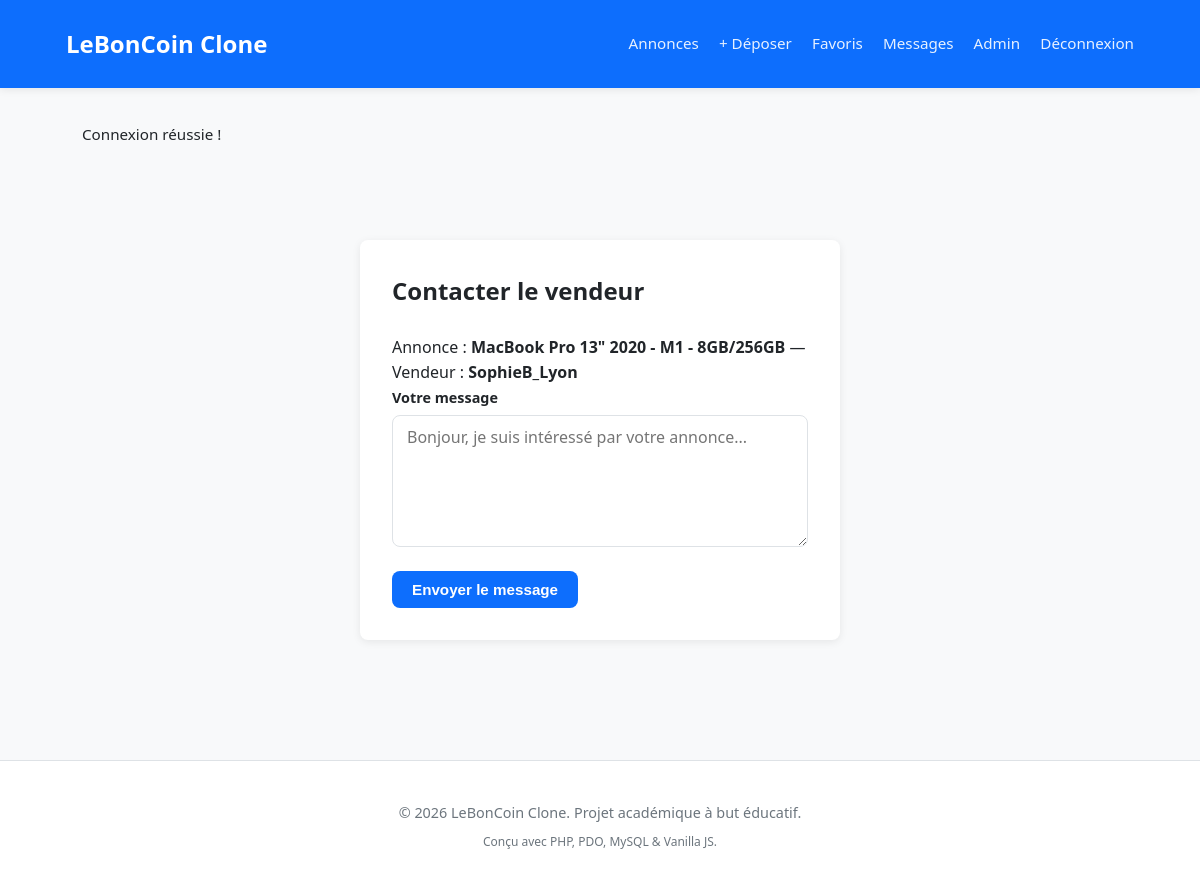
The app's page /pages/messages/envoyer.php?annonce_id=2&destinataire_id=2 (signed in) with its own data.
### tables this page shows
CREATE TABLE annonces (
    id INT AUTO_INCREMENT PRIMARY KEY,
    utilisateur_id INT NOT NULL,
    categorie_id INT,
    titre VARCHAR(255) NOT NULL,
    description TEXT NOT NULL,
    prix DECIMAL(10,2) NOT NULL,
    location VARCHAR(255) DEFAULT NULL,
    views INT DEFAULT 0,
    date_creation DATETIME DEFAULT CURRENT_TIMESTAMP,
    date_modification DATETIME DEFAULT CURRENT_TIMESTAMP ON UPDATE CURRENT_TIMESTAMP,
    FOREIGN KEY (utilisateur_id) REFERENCES utilisateurs(id) ON DELETE CASCADE,
    FOREIGN KEY (categorie_id) REFERENCES categories(id) ON DELETE SET NULL,
    INDEX idx_categorie (categorie_id),
    INDEX idx_utilisateur (utilisateur_id),
    INDEX idx_date_creation (date_creation)
);

CREATE TABLE utilisateurs (
    id INT AUTO_INCREMENT PRIMARY KEY,
    email VARCHAR(255) NOT NULL UNIQUE,
    mot_de_passe VARCHAR(255) NOT NULL,
    pseudo VARCHAR(100) NOT NULL,
    role ENUM('user', 'admin') DEFAULT 'user',
    avatar VARCHAR(255) DEFAULT NULL,
    is_verified TINYINT(1) DEFAULT 0,
    status ENUM('active', 'suspended') DEFAULT 'active',
    reset_token VARCHAR(255) DEFAULT NULL,
    reset_token_expires DATETIME DEFAULT NULL,
    last_login DATETIME DEFAULT NULL,
    date_inscription DATETIME DEFAULT CURRENT_TIMESTAMP,
    INDEX idx_email (email),
    INDEX idx_role (role)
);

### pages/messages/envoyer.php (the view, shortened to what this page needs)
<?php
require_once '../../config/db.php';
$annonce_id = intval($_POST['annonce_id'] ?? $_GET['annonce_id'] ?? 0);
$stmt = $pdo->prepare("
    SELECT a.*, u.id AS vendeur_id, u.pseudo AS vendeur_pseudo
    FROM annonces a JOIN utilisateurs u ON a.utilisateur_id = u.id
    WHERE a.id = ?
");
$stmt->execute([$annonce_id]);
$annonce = $stmt->fetch();
require_once '../../includes/header.php';
?>
<main class="container">
    <div class="form-box">
        <h1>Contacter le vendeur</h1>
        <p>Annonce : <strong><?= htmlspecialchars($annonce['titre']) ?></strong>
           — Vendeur : <strong><?= htmlspecialchars($annonce['vendeur_pseudo']) ?></strong></p>
        <form method="POST" action="">
            <div class="champ">
                <label>Votre message</label>
                <textarea name="contenu" rows="5" placeholder="Bonjour, je suis intéressé par votre annonce..." required></textarea>
            </div>
            <button type="submit" class="btn btn-principal">Envoyer le message</button>
        </form>
    </div>
</main>
<?php require_once '../../includes/footer.php'; ?>

### assets/css/style.css (style rules this page uses)
:root { --bleu: #0d6efd; --bleu-clair: #e7f1ff; --vert: #198754; --rouge: #dc3545; --orange: #fd7e14; --gris-clair: #f8f9fa; --gris: #6c757d; --bordure: #dee2e6; --texte: #212529; --radius: 8px; --ombre: 0 2px 8px rgba(0,0,0,0.08); }
* { box-sizing: border-box; margin: 0; padding: 0; }
body { font-family: 'Segoe UI', Arial, sans-serif; background: var(--gris-clair); color: var(--texte); line-height: 1.6; }
.container { max-width: 1100px; margin: 0 auto; padding: 20px 16px; }
.form-box { background: white; border-radius: var(--radius); box-shadow: var(--ombre); padding: 32px; max-width: 480px; margin: 40px auto; }
.form-box h1 { margin-bottom: 24px; font-size: 1.5rem; color: var(--texte); }
.champ { margin-bottom: 16px; }
.champ label { display: block; font-weight: 600; margin-bottom: 6px; font-size: 0.9rem; color: var(--texte); }
.champ input, .champ select, .champ textarea { width: 100%; padding: 10px 14px; border: 1px solid var(--bordure); border-radius: var(--radius); font-size: 1rem; font-family: inherit; transition: border-color 0.2s; }
.btn { display: inline-block; padding: 10px 20px; border-radius: var(--radius); font-size: 0.95rem; font-weight: 600; text-decoration: none; cursor: pointer; border: none; transition: opacity 0.2s, transform 0.1s; }
.btn-principal { background: var(--bleu); color: white; }

### records on screen
annonces: titre "MacBook Pro 13\" 2020 - M1 - 8GB/256GB", utilisateur.pseudo "SophieB_Lyon"

### other values on screen
$message "Connexion réussie !"
